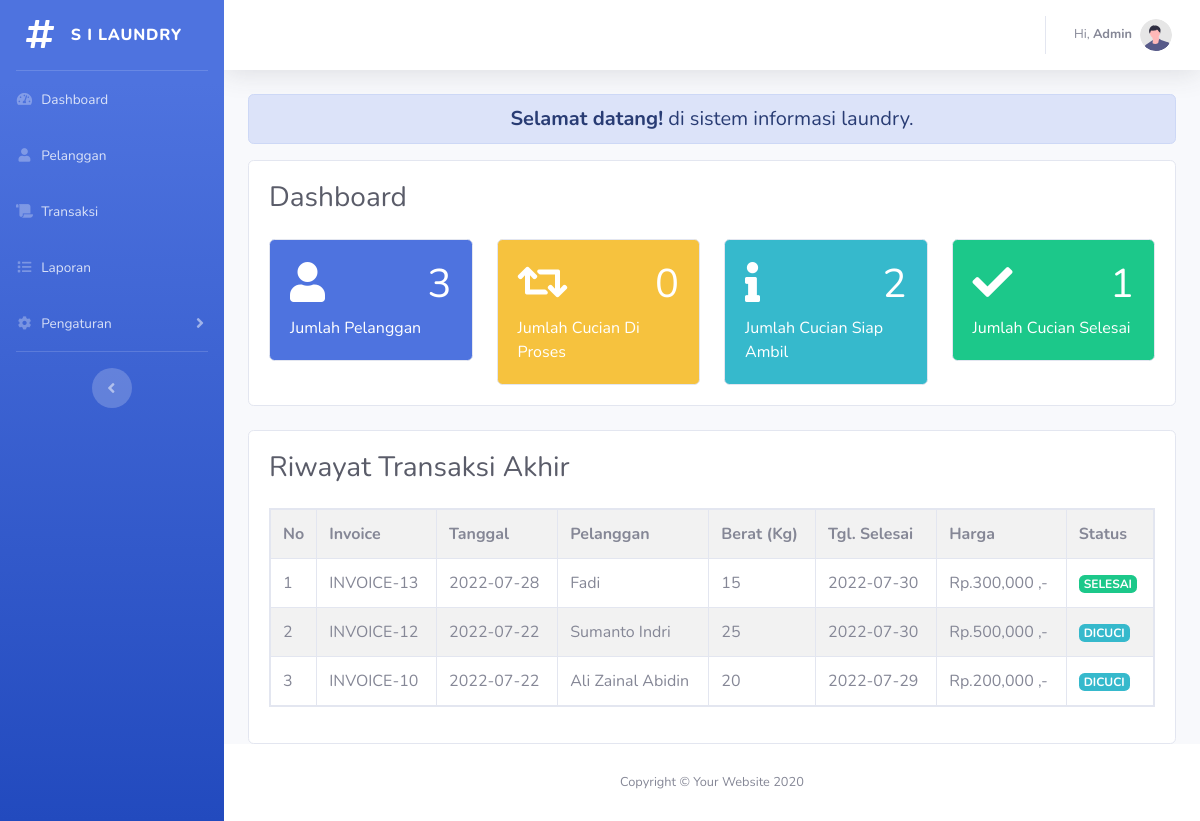
The page /admin/index.php (signed in) on the database its author committed.
### tables this page shows
CREATE TABLE `transaksi` (
  `transaksi_id` int(11) NOT NULL,
  `transaksi_tgl` varchar(255) NOT NULL,
  `transaksi_pelanggan` int(11) NOT NULL,
  `transaksi_harga` int(11) NOT NULL,
  `transaksi_tgl_selesai` varchar(255) NOT NULL,
  `transaksi_status` varchar(255) NOT NULL,
  `transaksi_berat` varchar(255) NOT NULL
);

CREATE TABLE `pelanggan` (
  `pelanggan_id` int(11) NOT NULL,
  `pelanggan_nama` varchar(255) NOT NULL,
  `pelanggan_hp` varchar(255) NOT NULL,
  `pelanggan_alamat` text NOT NULL
);

### admin/index.php (the view)
<?php
include 'header.php';
include 'sidebar_and_navbar.php';
include '../koneksi.php';
?>
<div class="container-fluid">
    <div class="alert alert-primary text-center">
        <h5 style="margin-bottom: 0px"><b>Selamat datang!</b> di sistem
            informasi laundry.</h5>
    </div>
    <div class="card ">
        <div class="card-body">
            <h1 class="h3 mb-4 text-gray-800">Dashboard</h1>
            <div class="row">
                <div class="col-md-3">
                    <div class="card bg-primary text-white">
                        <div class="card-body">
                            <h1>
                                <i class="fas fa-user"></i>
                                <span class="float-right">
                                    <?php
                                        $pelanggan = mysqli_query($koneksi, "select * from pelanggan");
                                        echo mysqli_num_rows($pelanggan);
                                    ?>
                                </span>
                            </h1>
                            Jumlah Pelanggan
                        </div>
                    </div>
                </div>
                <div class="col-md-3">
                    <div class="card bg-warning text-white">
                        <div class="card-body">
                            <h1>
                                <i class="fas fa-retweet"></i>
                                <span class="float-right">
                                    <?php
                                        $proses = mysqli_query($koneksi, "select * from transaksi where transaksi_status='0'");
                                        echo mysqli_num_rows($proses);
                                    ?>
                                </span>
                            </h1>
                            Jumlah Cucian Di Proses
                        </div>
                    </div>
                </div>
                <div class="col-md-3">
                    <div class="card bg-info text-white">
                        <div class="card-body">
                            <h1>
                                <i class="fas fa-info"></i>
                                <span class="float-right">
                                    <?php
                                        $proses = mysqli_query($koneksi, "select * from transaksi where transaksi_status='1'");
                                        echo mysqli_num_rows($proses);
                                    ?>
                                </span>
                            </h1>
                            Jumlah Cucian Siap Ambil
                        </div>
                    </div>
                </div>
                <div class="col-md-3">
                    <div class="card bg-success text-white">
                        <div class="card-body">
                            <h1>
                                <i class="fas fa-check"></i>
                                <span class="float-right">
                                    <?php
                                        $proses = mysqli_query($koneksi, "select * from transaksi where transaksi_status='2'");
                                        echo mysqli_num_rows($proses);
                                    ?>
                                </span>
                            </h1>
                            Jumlah Cucian Selesai
                        </div>
                    </div>
                </div>
            </div>
        </div>
    </div>
    <br>
    <div class="card">
        <div class="card-body">
            <h1 class="h3 mb-4 text-gray-800">Riwayat Transaksi Akhir</h1>
            <table class="table table-bordered table-striped table-responsive">
                <tr>
                    <th width="1%">No</th>
                    <th>Invoice</th>
                    <th>Tanggal</th>
                    <th>Pelanggan</th>
                    <th>Berat (Kg)</th>
                    <th>Tgl. Selesai</th>
                    <th>Harga</th>
                    <th>Status</th>
                </tr>
                <?php
                    $data = mysqli_query($koneksi, "select * from
                    pelanggan,transaksi where transaksi_pelanggan=pelanggan_id order by
                    transaksi_id desc limit 7");
                    $no = 1;
                    while ($d = mysqli_fetch_array($data)) {
                ?>
                <tr>
                    <td><?php echo $no++; ?></td>
                    <td>INVOICE-<?php echo $d['transaksi_id']; ?></td>
                    <td><?php echo $d['transaksi_tgl']; ?></td>
                    <td><?php echo $d['pelanggan_nama']; ?></td>
                    <td><?php echo $d['transaksi_berat']; ?></td>
                    <td><?php echo $d['transaksi_tgl_selesai']; ?></td>
                    <td><?php echo "Rp." . number_format($d['transaksi_harga']) . " ,-"; ?></td>
                    <td>
                        <?php
                            if ($d['transaksi_status'] == "0") {
                                echo "<div class='badge badge-warning'>PROSES</div>";
                            } else if ($d['transaksi_status'] == "1") {
                                echo "<div class='badge badge-info'>DICUCI</div>";
                            } else if ($d['transaksi_status'] == "2") {
                                echo "<div class='badge badge-success'>SELESAI</div>";
                            }
                        ?>
                    </td>
                </tr>
                <?php
                    }
                ?>
            </table>
        </div>
    </div>
</div>
<?php
include 'footer.php';
?>

### admin/header.php (shortened to what this page needs)
<!DOCTYPE html>
<html lang="en">
<head>
    <link href="../assets/vendor/fontawesome-free/css/all.min.css" rel="stylesheet" type="text/css">
    <link href="../assets/css/sb-admin-2.min.css" rel="stylesheet">
</head>
<body id="page-top">
    <div id="wrapper">

### admin/sidebar_and_navbar.php (shortened to what this page needs)
<ul class="navbar-nav bg-gradient-primary sidebar sidebar-dark accordion" id="accordionSidebar">
    <?php
       $directoryURI = $_SERVER['REQUEST_URI'];
       $path = parse_url($directoryURI, PHP_URL_PATH);
       $components = explode('/', $path);
       $path = "{$components[2]}/{$components[3]}";
   ?>
    <a class="sidebar-brand d-flex align-items-center justify-content-center" href="index.html">
        <div class="sidebar-brand-icon">
            <i class="fas fa-hashtag"></i>
        </div>
        <div class="sidebar-brand-text mx-3">S I Laundry</div>
    </a>
    <hr class="sidebar-divider my-0">
    <li class="nav-item <?= ($path == "admin/" || $path == "admin/index.php")  ? "active":""; ?>">
        <a class="nav-link" href="index.php">
            <i class="fas fa-fw fa-tachometer-alt"></i>
            <span>Dashboard</span>
        </a>
    </li>
    <li class="nav-item <?= ($path == "admin/pelanggan.php")  ? "active":""; ?>">
        <a class="nav-link" href="pelanggan.php">
            <i class="fas fa-fw fa-user"></i>
            <span>Pelanggan</span>
        </a>
    </li>
    <li class="nav-item <?= ($path == "admin/transaksi.php")  ? "active":""; ?>">
        <a class="nav-link" href="transaksi.php">
            <i class="fas fa-fw fa-scroll"></i>
            <span>Transaksi</span>
        </a>
    </li>
    <li class="nav-item <?= ($path == "admin/laporan.php")  ? "active":""; ?>">
        <a class="nav-link" href="laporan.php">
            <i class="fas fa-fw fa-list"></i>
            <span>Laporan</span>
        </a>
    </li>
    <li class="nav-item">
        <a class="nav-link collapsed" href="#" data-toggle="collapse" data-target="#collapseTwo" aria-expanded="true"
            aria-controls="collapseTwo">
            <i class="fas fa-fw fa-cog"></i>
            <span>Pengaturan</span>
        </a>
    </li>
    <hr class="sidebar-divider d-none d-md-block">
    <div class="text-center d-none d-md-inline">
        <button class="rounded-circle border-0" id="sidebarToggle"></button>
    </div>
</ul>
<div id="content-wrapper" class="d-flex flex-column">
    <div id="content">
        <nav class="navbar navbar-expand navbar-light bg-white topbar mb-4 static-top shadow">
            <ul class="navbar-nav ml-auto">
                <li class="nav-item dropdown no-arrow">
                    <a class="nav-link dropdown-toggle" href="#" id="userDropdown" role="button" data-toggle="dropdown"
                        aria-haspopup="true" aria-expanded="false">
                        <span class="mr-2 d-none d-lg-inline text-gray-600 small">Hi, <b>Admin</b></span>
                        <img class="img-profile rounded-circle" src="../assets/img/undraw_profile.svg">
                    </a>
                </li>
            </ul>
        </nav>

### admin/footer.php (shortened to what this page needs)
</div>
<footer class="sticky-footer bg-white">
    <div class="container my-auto">
        <div class="copyright text-center my-auto">
            <span>Copyright &copy; Your Website 2020</span>
        </div>
    </div>
</footer>
</div>
</div>
</body>
</html>

### rows shown on the page
transaksi: transaksi_id "13", transaksi_tgl "2022-07-28", transaksi_pelanggan.pelanggan_nama "Fadi", transaksi_berat "15", transaksi_tgl_selesai "2022-07-30", transaksi_harga "300,000", transaksi_status "SELESAI"
transaksi: transaksi_id "12", transaksi_tgl "2022-07-22", transaksi_pelanggan.pelanggan_nama "Sumanto Indri", transaksi_berat "25", transaksi_tgl_selesai "2022-07-30", transaksi_harga "500,000", transaksi_status "DICUCI"
transaksi: transaksi_id "10", transaksi_tgl "2022-07-22", transaksi_pelanggan.pelanggan_nama "Ali Zainal Abidin", transaksi_berat "20", transaksi_tgl_selesai "2022-07-29", transaksi_harga "200,000", transaksi_status "DICUCI"

### other values the page prints
mysqli_num_rows($pelanggan) "3"
mysqli_num_rows($proses) "0"
mysqli_num_rows($proses) "2"
mysqli_num_rows($proses) "1"
